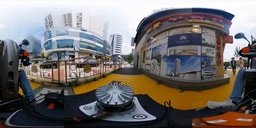
#> input picture HW#2/erp.png, 256 x 128 px, shrunk from 1920 x 960 before the run
$ jupyter execute assign2.ipynb
#> lines starting #> are read from the running program, lines starting #| are printed output that depends on the picture
[cell 1]
from matplotlib import pyplot as plt
import cv2
import os
import numpy as np

path = os.getcwd()
file = "./erp.png"

# Load the ERP image
erp_image = cv2.imread(file)
#> erp_image is the input picture: shape (128, 256, 3); mean B, G, R 108.1, 110.4, 114.5
erp_image = cv2.cvtColor(erp_image, cv2.COLOR_BGR2RGB)  # Convert from BGR to RGB

# Display the ERP image
plt.imshow(erp_image)
plt.title('ERP Image')
plt.axis('off')  # Do not show axis labels and ticks
plt.show()

[cell 2]
import numpy as np

# Function to convert ERP to rectilinear (front view) image
def erp2rect(src, theta, hfov, vfov):
#> called with theta = 3.14, hfov = 2.09, vfov = 1.57
    f = src.shape[1] / (2 * np.pi)  # Focal length
#> f = 40.74
    dst_rows = int(2 * f * np.tan(vfov / 2) + 0.5)
#> dst_rows = 81
    dst_cols = int(2 * f * np.tan(hfov / 2) + 0.5)
#> dst_cols = 141

    dst = np.zeros((dst_rows, dst_cols, 3), dtype=np.uint8)  # Destination image
    dst_cx = dst_cols / 2
#> dst_cx = 70.5
    dst_cy = dst_rows / 2
#> dst_cy = 40.5

    for x in range(dst_cols):
        xth = np.arctan((x - dst_cx) / f)
        src_x = int((xth + theta) * src.shape[0] / np.pi + 0.5) % src.shape[1]  # Wrapped around using modulo
        yf = f / np.cos(xth)

        for y in range(dst_rows):
            yth = np.arctan((y - dst_cy) / yf)
            src_y = int(yth * src.shape[0] / np.pi + src.shape[0] / 2 + 0.5)
            src_y = max(0, min(src_y, src.shape[0] - 1))  # Clamping y coordinate to be within valid range
            dst[y, x] = src[src_y, src_x]
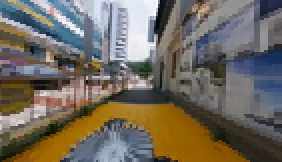
#> dst: shape (81, 141, 3) (shown 2 times larger); mean R, G, B 113.7, 106.6, 95.7

    return dst

# Convert ERP to front view
theta = np.deg2rad(180)  # Convert degrees to radians
hfov = np.deg2rad(120)  # Convert degrees to radians
vfov = np.deg2rad(90)  # Convert degrees to radians
front_view = erp2rect(erp_image, theta, hfov, vfov)

# Display the front view image
plt.imshow(front_view)
plt.title('Front View')
plt.axis('off')
plt.show()

[cell 3]
# Convert ERP to front view
theta = np.deg2rad(0)  # Convert degrees to radians
hfov = np.deg2rad(120)  # Convert degrees to radians
vfov = np.deg2rad(90)  # Convert degrees to radians
front_view = erp2rect(erp_image, theta, hfov, vfov)
#> call 2 of erp2rect, with theta = 0, hfov = 2.09, vfov = 1.57
#> after the loop in erp2rect (call 2), `for x in range(dst_cols):`:
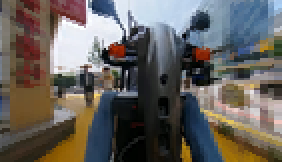
#> dst: shape (81, 141, 3) (shown 2 times larger); mean R, G, B 101.6, 97.1, 92.5

# Display the front view image
plt.imshow(front_view)
plt.title('Front View')
plt.axis('off')
plt.show()

[cell 4]
# Updated function to handle the edge cases where D becomes infinity
def erp2topdown(src, hfov, vfov):
#> called with hfov = 2.09, vfov = 2.09
    W, H = src.shape[1], src.shape[0]  # ERP image resolution
#> W = 256; H = 128
    f = W / (2 * np.pi)  # Focal length, the radius of the sphere
#> f = 40.74

    # Topdown image resolution
    W_prime = int(2 * f * np.tan(hfov / 2) + 0.5)
#> W_prime = 141
    H_prime = int(2 * f * np.tan(vfov / 2) + 0.5)
#> H_prime = 141
    cx_prime, cy_prime = W_prime // 2, H_prime // 2  # Center of the topdown image
#> cx_prime = 70; cy_prime = 70

    dst = np.zeros((H_prime, W_prime, 3), dtype=np.uint8)  # Destination image

    cx, cy = W // 2, H // 2  # Center of the ERP image
#> cx = 128; cy = 64

    max_D = W_prime  # Max distance to prevent infinity value
#> max_D = 141

    for y in range(H):
        phi = (y - cy) * np.pi / H  # Vertical angle
        D = f / np.tan(phi)
        if abs(D) > max_D:
            continue

        for x in range(W):
            theta = (x - cx) * 2 * np.pi / W  # Horizontal angle
            x_prime = int(cx_prime + D * np.sin(theta))
            y_prime = int(cy_prime - D * np.cos(theta))

            # Clamping the coordinates to be within the valid range
            x_prime = max(0, min(x_prime, W_prime - 1))
            y_prime = max(0, min(y_prime, H_prime - 1))

            dst[y_prime, x_prime] = src[y, x]
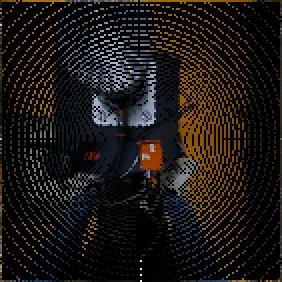
#> dst: shape (141, 141, 3) (shown 2 times larger); mean R, G, B 26.8, 22.6, 15.5

    return dst

# Retry converting ERP to top-doqlsmswn view
hfov_topdown, vfov_topdown = np.deg2rad(120), np.deg2rad(120)
topdown_view = erp2topdown(erp_image, hfov_topdown, vfov_topdown)

# Display the updated top-down view image
plt.imshow(topdown_view)
plt.title('Top-Down View')
plt.axis('off')
plt.show()

[cell 5]
def bilinear_interpolation(img, x, y):
    x0 = int(x)
    y0 = int(y)
    x1 = min(x0 + 1, img.shape[1] - 1)
    y1 = min(y0 + 1, img.shape[0] - 1)

    P00 = img[y0, x0]
    P01 = img[y1, x0]
    P10 = img[y0, x1]
    P11 = img[y1, x1]

    dx = x - x0
    dy = y - y0

    interpolated_value = (1 - dx) * (1 - dy) * P00 + \
                         dx * (1 - dy) * P10 + \
                         (1 - dx) * dy * P01 + \
                         dx * dy * P11

    return interpolated_value.astype(np.uint8)

def erp2topdown(src, hfov, vfov):
#> called with hfov = 2.09, vfov = 2.09
    W, H = src.shape[1], src.shape[0]  # ERP image resolution
    f = W / (2 * np.pi)  # Focal length, the radius of the sphere

    # Topdown image resolution
    W_prime = int(2 * f * np.tan(hfov / 2) + 0.5)
    H_prime = int(2 * f * np.tan(vfov / 2) + 0.5)
    cx_prime, cy_prime = W_prime // 2, H_prime // 2  # Center of the topdown image

    cx, cy = W // 2, H // 2  # Center of the ERP image

    top_view = np.zeros((H_prime, W_prime, 3), dtype=np.uint8)  # Destination image

    for y_prime in range(H_prime):
        for x_prime in range(W_prime):
            D = np.sqrt((x_prime - cx_prime)**2 + (y_prime - cy_prime)**2)

            if D == 0:
                top_view[y_prime, x_prime] = src[cy, cx]
                continue

            theta = np.arcsin((x_prime - cx_prime) / D)
            phi = np.arctan(f / D)

            # Correcting the calculation of erp_x and erp_y
            erp_x = ((theta + np.pi) * W) / (2 * np.pi)
            erp_y = (phi + np.pi / 2) * H / np.pi

            # Ensure the coordinates are within the valid range
            erp_x = np.clip(erp_x, 0, W - 1)
            erp_y = np.clip(erp_y, 0, H - 1)

            top_view[y_prime, x_prime] = bilinear_interpolation(src, erp_x, erp_y)
#> this loop made 141 passes
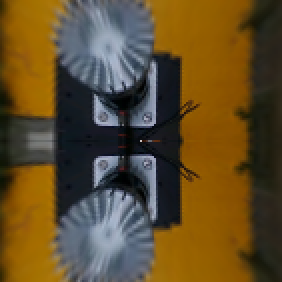
#> top_view: shape (141, 141, 3) (shown 2 times larger); mean R, G, B 97.5, 77.5, 41.6

    return top_view


# Retry converting ERP to top-doqlsmswn view
hfov_topdown, vfov_topdown = np.deg2rad(120), np.deg2rad(120)
topdown_view = erp2topdown(erp_image, hfov_topdown, vfov_topdown)

# Display the updated top-down view image
plt.imshow(topdown_view)
plt.title('Top-Down View')
plt.axis('off')
plt.show()

[cell 6]
def bilinear_interpolation(img, x, y):
    x0 = int(x)
    y0 = int(y)
    x1 = min(x0 + 1, img.shape[1] - 1)
    y1 = min(y0 + 1, img.shape[0] - 1)

    P00 = img[y0, x0]
    P01 = img[y1, x0]
    P10 = img[y0, x1]
    P11 = img[y1, x1]

    dx = x - x0
    dy = y - y0

    interpolated_value = (1 - dx) * (1 - dy) * P00 + \
                         dx * (1 - dy) * P10 + \
                         (1 - dx) * dy * P01 + \
                         dx * dy * P11

    return interpolated_value.astype(np.uint8)


    for y in range(H):
        phi = (y - cy) * np.pi / H  # Vertical angle
        D = f / np.tan(phi)
        if abs(D) > max_D:
            continue

        for x in range(W):
            theta = (x - cx) * 2 * np.pi / W  # Horizontal angle
            x_prime = int(cx_prime + D * np.sin(theta))
            y_prime = int(cy_prime - D * np.cos(theta))

            # Clamping the coordinates to be within the valid range
            x_prime = max(0, min(x_prime, W_prime - 1))
            y_prime = max(0, min(y_prime, H_prime - 1))


def erp2topdown(src, hfov, vfov):
#> called with hfov = 2.09, vfov = 2.09
    W, H = src.shape[1], src.shape[0]  # ERP image resolution
    f = W / (2 * np.pi)  # Focal length, the radius of the sphere

    # Topdown image resolution
    W_prime = int(2 * f * np.tan(hfov / 2) + 0.5)
    H_prime = int(2 * f * np.tan(vfov / 2) + 0.5)
    cx_prime, cy_prime = W_prime // 2, H_prime // 2  # Center of the topdown image

    cx, cy = W // 2, H // 2  # Center of the ERP image

    top_view = np.zeros((H_prime, W_prime, 3), dtype=np.uint8)  # Destination image

    for y_prime in range(H_prime):
        for x_prime in range(W_prime):
            D = np.sqrt((x_prime - cx_prime)**2 + (y_prime - cy_prime)**2)

            if D == 0:
                top_view[y_prime, x_prime] = src[cy, cx]
                continue

            theta = np.arcsin((x_prime - cx_prime) / D)
            phi = np.arctan(f / D)

            # Correcting the calculation of erp_x and erp_y
            erp_x = ((theta + np.pi) * W) / (2 * np.pi)
            erp_y = (phi + np.pi / 2) * H / np.pi

            top_view[y_prime, x_prime] = bilinear_interpolation(src, erp_x, erp_y)

    return top_view


# Retry converting ERP to top-doqlsmswn view
hfov_topdown, vfov_topdown = np.deg2rad(120), np.deg2rad(120)
topdown_view = erp2topdown(erp_image, hfov_topdown, vfov_topdown)

# Display the updated top-down view image
plt.imshow(topdown_view)
plt.title('Top-Down View')
plt.axis('off')
plt.show()

[cell 7]
def erp2topdown(src, hfov, vfov):
#> called with hfov = 2.09, vfov = 2.09
    W, H = src.shape[1], src.shape[0]
    f = W / (2 * np.pi)

    W_prime = int(2 * f * np.tan(hfov / 2) + 0.5)
    H_prime = int(2 * f * np.tan(vfov / 2) + 0.5)
    cx_prime, cy_prime = W_prime // 2, H_prime // 2

    cx, cy = W // 2, H // 2

    top_view = np.zeros((H_prime, W_prime, 3), dtype=np.uint8)

    for y_prime in range(H_prime):
        for x_prime in range(W_prime):
            D = np.sqrt((x_prime - cx_prime)**2 + (y_prime - cy_prime)**2)

            if D == 0:
                top_view[y_prime, x_prime] = src[cy, cx]
                continue

            theta = np.arctan2(cy_prime - y_prime, x_prime - cx_prime) - 0.5 * np.pi
            phi = np.arctan(f / D)

            erp_x = (theta + np.pi) * W / (2 * np.pi)
            erp_y = (phi + np.pi / 2) * H / np.pi

            erp_x = np.clip(erp_x, 0, W - 1)
            erp_y = np.clip(erp_y, 0, H - 1)

            top_view[y_prime, x_prime] = bilinear_interpolation(src, erp_x, erp_y)
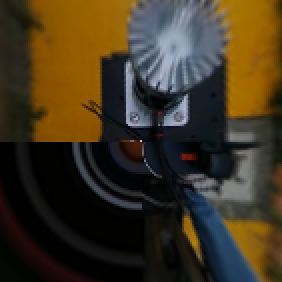
#> top_view: shape (141, 141, 3) (shown 2 times larger); mean R, G, B 63.7, 53, 33

    return top_view

# Retry converting ERP to top-doqlsmswn view
hfov_topdown, vfov_topdown = np.deg2rad(120), np.deg2rad(120)
topdown_view = erp2topdown(erp_image, hfov_topdown, vfov_topdown)

# Display the updated top-down view image
plt.imshow(topdown_view)
plt.title('Top-Down View')
plt.axis('off')
plt.show()

[cell 8]
def erp2topdown(src, hfov, vfov):
#> called with hfov = 2.09, vfov = 2.09
    W, H = src.shape[1], src.shape[0]
    f = W / (2 * np.pi)

    W_prime = int(2 * f * np.tan(hfov / 2) + 0.5)
    H_prime = int(2 * f * np.tan(vfov / 2) + 0.5)
    cx_prime, cy_prime = W_prime // 2, H_prime // 2

    cx, cy = W // 2, H // 2

    top_view = np.zeros((H_prime, W_prime, 3), dtype=np.uint8)

    for y_prime in range(H_prime):
        for x_prime in range(W_prime):
            D = np.sqrt((x_prime - cx_prime)**2 + (y_prime - cy_prime)**2)

            if D == 0:
                top_view[y_prime, x_prime] = src[cy, cx]
                continue

            # Adjusted the order of y_prime and x_prime for the theta calculation
            theta = np.arctan2(x_prime - cx_prime, y_prime - cy_prime)
            phi = np.arctan(f / D)

            erp_x = (theta + np.pi) * W / (2 * np.pi)
            erp_y = (phi + np.pi / 2) * H / np.pi

            erp_x = np.clip(erp_x, 0, W - 1)
            erp_y = np.clip(erp_y, 0, H - 1)

            top_view[y_prime, x_prime] = bilinear_interpolation(src, erp_x, erp_y)
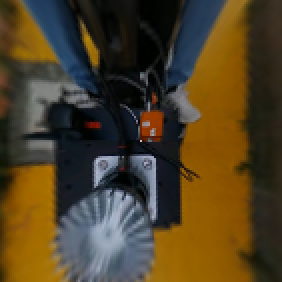
#> top_view: shape (141, 141, 3) (shown 2 times larger); mean R, G, B 79.3, 64.7, 37.5

    return top_view

hfov_topdown, vfov_topdown = np.deg2rad(120), np.deg2rad(120)
topdown_view = erp2topdown(erp_image, hfov_topdown, vfov_topdown)

# Display the updated top-down view image
plt.imshow(topdown_view)
plt.title('Top-Down View')
plt.axis('off')
plt.show()
